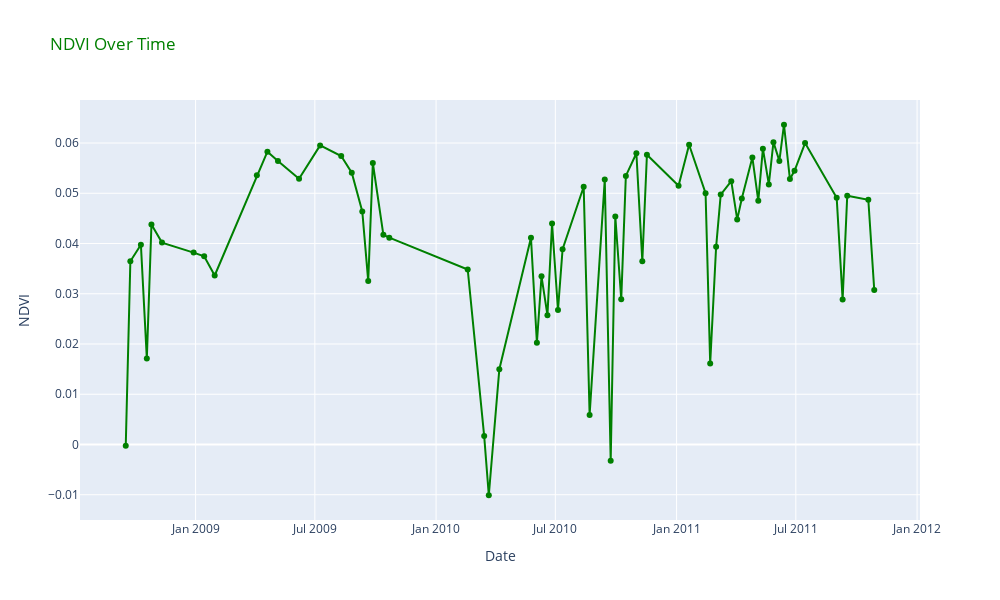

The cell this chart's notebook holds for it:
### Markdown cell above
## Creating DataFrame and Visualizing NDVI Over Time

In this section, we are plotly.graph_objectsing to take our NDVI data and dates and put them into a pandas DataFrame. The dates are first converted into Python's `datetime` objects for easy manipulation and better compatibility with various libraries.

Here's what we're doing in this block of code:

1. **Create a list of dates**: We're iterating over our scenes and converting the `DATE_ACQUIRED` string into a Python `datetime` object. 

2. **Create a DataFrame**: We're then creating a pandas DataFrame with two columns: 'date' and 'ndvi', which correspond to our dates and NDVI values, respectively.

3. **Convert the 'date' column**: We're converting the 'date' column of the DataFrame into the `datetime` type. This conversion facilitates date-based operations and plotting.

4. **Sort the DataFrame**: We're sorting the DataFrame based on the 'date' column. This ensures our data is in chronological order.

Finally, we define a function `plot_ndvi` to create a plot of our NDVI data over time. We use Matplotlib to create our plot, and add markers at each data point for better visibility. We also make use of `DateFormatter` and `MonthLocator` to format our x-axis nicely, displaying dates at 6-month intervals.

### Code cell
dates = [datetime.datetime.strptime(scene['DATE_ACQUIRED'], "%Y-%m-%d") for scene in scenes]

ndvi_df = pandas.DataFrame({
    'date': dates,
    'ndvi': ndvi_values
})

ndvi_df['date'] = pandas.to_datetime(ndvi_df['date'])
ndvi_df         = ndvi_df.sort_values('date')

ndvi_df.set_index('date', inplace=True)



def plot_ndvi(df, title='NDVI Over Time'):
    """Plot NDVI over time given a DataFrame.

    Args:
    df (pandas.DataFrame): DataFrame containing 'date' and 'ndvi' columns.
    title (str): Title of the plot. Defaults to 'NDVI over Time'.
    """
    fig = plotly.graph_objects.Figure()

    fig.add_trace(
        plotly.graph_objects.Scatter(
            x=df.index, 
            y=df['ndvi'], 
            mode='lines+markers',
            line=dict(color='green'), 
            marker=dict(color='green')
        )
    )
    
    fig.update_layout(
        title={'text': title, 'font': {'color': 'green'}},
        xaxis_title="Date",
        yaxis_title="NDVI",
        autosize=False,
        width=1000,
        height=600,
    )
    
    fig.show()

plot_ndvi(ndvi_df)

### Figure 1 — Plotly figure (JSON) as saved in the notebook; plotly's stock layout.template omitted (floating-point values rounded to 4 significant figures)
{"data": [{"line": {"color": "green"}, "marker": {"color": "green"}, "mode": "lines+markers", "type": "scatter", "x": ["2008-09-17T00:00:00", "2008-09-24T00:00:00", "2008-10-10T00:00:00", "2008-10-19T00:00:00", "2008-10-26T00:00:00", "2008-11-11T00:00:00", "2008-12-29T00:00:00", "2009-01-14T00:00:00", "2009-01-30T00:00:00", "2009-04-04T00:00:00", "2009-04-20T00:00:00", "2009-05-06T00:00:00", "2009-06-07T00:00:00", "2009-07-09T00:00:00", "2009-08-10T00:00:00", "2009-08-26T00:00:00", "2009-09-11T00:00:00", "2009-09-20T00:00:00", "2009-09-27T00:00:00", "2009-10-13T00:00:00", "2009-10-22T00:00:00", "2010-02-18T00:00:00", "2010-03-15T00:00:00", "2010-03-22T00:00:00", "2010-04-07T00:00:00", "2010-05-25T00:00:00", "2010-06-03T00:00:00", "2010-06-10T00:00:00", "2010-06-19T00:00:00", "2010-06-26T00:00:00", "2010-07-05T00:00:00", "2010-07-12T00:00:00", "2010-08-13T00:00:00", "2010-08-22T00:00:00", "2010-09-14T00:00:00", "2010-09-23T00:00:00", "2010-09-30T00:00:00", "2010-10-09T00:00:00", "2010-10-16T00:00:00", "2010-11-01T00:00:00", "2010-11-10T00:00:00", "2010-11-17T00:00:00", "2011-01-04T00:00:00", "2011-01-20T00:00:00", "2011-02-14T00:00:00", "2011-02-21T00:00:00", "2011-03-02T00:00:00", "2011-03-09T00:00:00", "2011-03-25T00:00:00", "2011-04-03T00:00:00", "2011-04-10T00:00:00", "2011-04-26T00:00:00", "2011-05-05T00:00:00", "2011-05-12T00:00:00", "2011-05-21T00:00:00", "2011-05-28T00:00:00", "2011-06-06T00:00:00", "2011-06-13T00:00:00", "2011-06-22T00:00:00", "2011-06-29T00:00:00", "2011-07-15T00:00:00", "2011-09-01T00:00:00", "2011-09-10T00:00:00", "2011-09-17T00:00:00", "2011-10-19T00:00:00", "2011-10-28T00:00:00"], "y": [-0.0002309, 0.03647, 0.03975, 0.01711, 0.04377, 0.04019, 0.03819, 0.03744, 0.03364, 0.05359, 0.05828, 0.0564, 0.0529, 0.05953, 0.05741, 0.05408, 0.04637, 0.03253, 0.05603, 0.04173, 0.04117, 0.03483, 0.001667, -0.0101, 0.01498, 0.04113, 0.02024, 0.03347, 0.02574, 0.04398, 0.02676, 0.03888, 0.0513, 0.005883, 0.05272, -0.003238, 0.04538, 0.02891, 0.05345, 0.05796, 0.03647, 0.05768, 0.0515, 0.05966, 0.05, 0.01614, 0.03934, 0.04973, 0.0524, 0.04479, 0.04896, 0.05712, 0.04849, 0.05888, 0.05176, 0.06017, 0.05645, 0.06364, 0.05282, 0.05448, 0.05999, 0.04909, 0.02888, 0.04952, 0.04871, 0.03076]}], "layout": {"autosize": false, "height": 600, "title": {"font": {"color": "green"}, "text": "NDVI Over Time"}, "width": 1000, "xaxis": {"title": {"text": "Date"}}, "yaxis": {"title": {"text": "NDVI"}}}}
